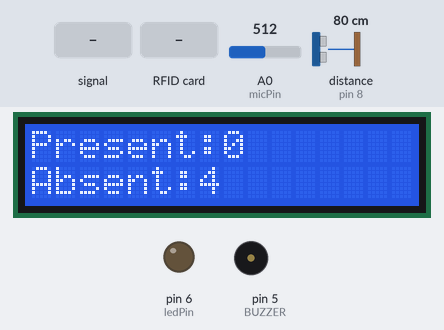
Recording of a sketch running on a simulated Arduino Uno, built with avr-gcc and run on an emulated ATmega328P. Shown: 16×2 character LCD, output pins drawn as LEDs (lit = HIGH), buzzer (waves = sounding, pin HIGH). Wiring (inferred from the names in the program): ultrasonic range finder: trigger pin 7; echo pin 8. The inputs (shaded band) are chosen by the test bench; at power-on: distance to the obstacle (sensor on pin 8) 80 cm, A0 (micPin) = 512. The echo pulse lasts 58.3 µs per cm; pins used as bus, display or sensor lines are not drawn; what the sketch prints to the serial monitor is not drawn.

Above: at 2.8 s.
2.9 s: distance to the obstacle (sensor on pin 8) set to 2 cm
At 4.2 s:
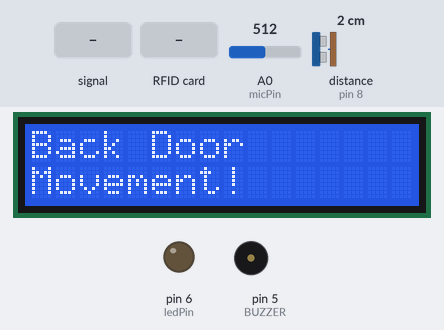
5.9 s: A0 (micPin) fed a 200 Hz sine of ±255 counts around its level
At 7.8 s:
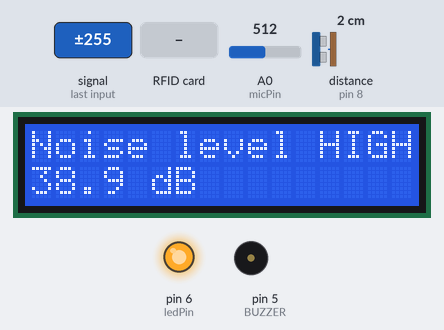
8.1 s: RFID card 5E 7A 19 C4 held to the reader
At 8.83 s:
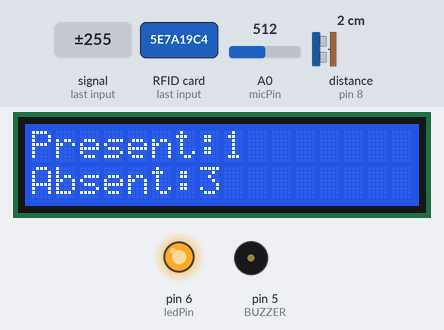
10.4 s: distance to the obstacle (sensor on pin 8) set to 9 cm
At 11.3 s:
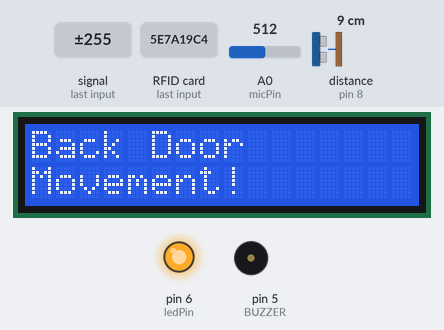
13.0 s: A0 (micPin) fed a 200 Hz sine of ±81 counts around its level
At 14.3 s:
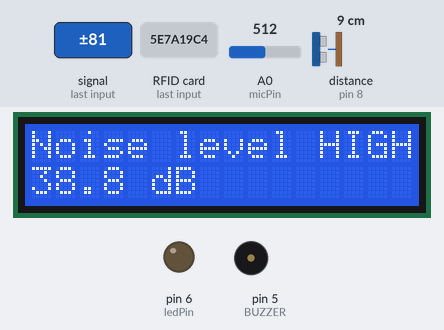
16.0 s: A0 (micPin) set to 619
17.9 s: A0 (micPin) set to 636
At 18.9 s:
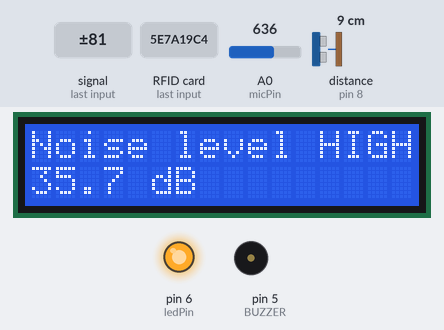
Timing chart, 0 to 20.7 s (numbered marks = the images above; inputs shaded):
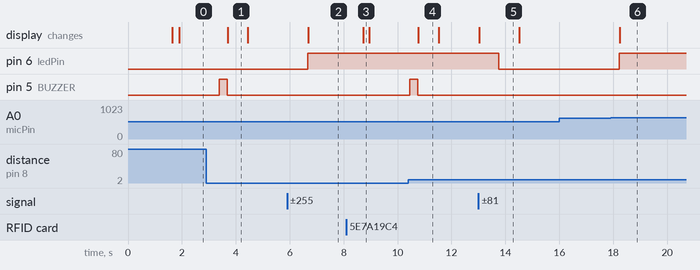

Measured:
- the behaviour switches between 626 and 627 on A0 (micPin) (found by bisection; images 5 and 6)
- after the input at 2.9 s, pin 5 (BUZZER): LOW → HIGH after 0.48 s, → LOW 0.30 s later; the display: changes after 0.80 s (image 1)
- after the input at 5.9 s, pin 6 (ledPin): LOW → HIGH after 0.76 s; the display: changes after 0.79 s (image 2)
- after the input at 8.1 s, the display: changes after 0.62 s (image 3)
- after the input at 10.4 s, pin 5 (BUZZER): LOW → HIGH after 0.05 s, → LOW 0.30 s later; the display: changes after 0.37 s (image 4)
- after the input at 13.0 s, pin 6 (ledPin): HIGH → LOW after 0.76 s; the display: changes at once (image 5)
- after the input at 16.0 s, every drawn part: stays the same
- after the input at 17.9 s, pin 6 (ledPin): LOW → HIGH after 0.32 s; the display: changes after 0.35 s (image 6)

The sketch:

all_sensor.ino
```cpp
#include <SPI.h>
#include <MFRC522.h>
#include <Wire.h>
#include <LiquidCrystal_I2C.h>
#include <math.h>

// ----- RFID Pins -----
#define SS_PIN 10
#define RST_PIN 9
MFRC522 rfid(SS_PIN, RST_PIN);

// ----- Sound Sensor + LED -----
const int micPin = A0;
const int ledPin = 6;

// ----- Ultrasonic + Buzzer -----
#define TRIG_PIN 7
#define ECHO_PIN 8
#define BUZZER 5

long duration;
int distance;
int prevDistance = 0;

// LCD
LiquidCrystal_I2C lcd(0x27, 16, 2);

// Settings for Sound
const unsigned long sampleWindow = 200;
const float referenceVoltage = 5.0;
const int adcMax = 1023;
const float adcMid = adcMax / 2.0;

float calibration_offset = 40.0;
float threshold_dB = 35.0;

// Attendance system
const int totalStudents = 4;
int presentCount = 0;
int absentCount = totalStudents;
String scannedUIDs[10];  // store scanned UIDs (max 10 cards for now)
int scannedCount = 0;

// Last scanned UID (as string)
String lastUID = "None";

// To avoid showing sound too often
unsigned long lastNoiseTime = 0;
bool showingNoise = false;

// --- check if UID is already scanned ---
bool isAlreadyScanned(String uid) {
  for (int i = 0; i < scannedCount; i++) {
    if (scannedUIDs[i] == uid) return true;
  }
  return false;
}

void setup() {
  Serial.begin(9600);
  SPI.begin();
  rfid.PCD_Init();
  Serial.println("Place your card near the reader...");

  pinMode(ledPin, OUTPUT);
  pinMode(TRIG_PIN, OUTPUT);
  pinMode(ECHO_PIN, INPUT);
  pinMode(BUZZER, OUTPUT);

  // LCD setup
  lcd.init();
  lcd.backlight();
  lcd.setCursor(0, 0);
  lcd.print("Smart Classroom");
  lcd.setCursor(0, 1);
  lcd.print("Initializing...");
  delay(1500);
  lcd.clear();
}

void loop() {
  // -------- RFID Reading (Attendance) --------
  if (rfid.PICC_IsNewCardPresent() && rfid.PICC_ReadCardSerial()) {
    lastUID = "";
    for (byte i = 0; i < rfid.uid.size; i++) {
      if (rfid.uid.uidByte[i] < 0x10) lastUID += "0";
      lastUID += String(rfid.uid.uidByte[i], HEX);
      if (i != rfid.uid.size - 1) lastUID += ":";
    }
    lastUID.toUpperCase();

    Serial.print("UID: ");
    Serial.println(lastUID);

    if (!isAlreadyScanned(lastUID)) {
      scannedUIDs[scannedCount++] = lastUID;
      presentCount++;
      absentCount = totalStudents - presentCount;
    }

    // LCD show attendance
    lcd.clear();
    lcd.clear();
    lcd.setCursor(0, 0);
    lcd.print("Present:");
    lcd.print(presentCount);
    lcd.setCursor(0, 1);
    lcd.print("Absent:");
    lcd.print(absentCount);

    rfid.PICC_HaltA();
    rfid.PCD_StopCrypto1();
  }

  // -------- Sound Level Measurement --------
  unsigned long startMillis = millis();
  unsigned long sampleCount = 0;
  double sumSquares = 0;

  while (millis() - startMillis < sampleWindow) {
    int sample = analogRead(micPin);
    double centered = sample - adcMid;
    sumSquares += centered * centered;
    sampleCount++;
  }

  if (sampleCount > 0) {
    double meanSquare = sumSquares / sampleCount;
    double rms = sqrt(meanSquare);
    double Vrms = (rms * referenceVoltage) / adcMax;

    double dB = -100.0;
    if (Vrms > 0.000001) {
      dB = 20.0 * log10(Vrms) + calibration_offset;
    }

    Serial.print("DB:");
    Serial.println(dB, 1);

    if (dB >= threshold_dB) {
      digitalWrite(ledPin, HIGH);
      lcd.clear();
      lcd.setCursor(0, 0);
      lcd.print("Noise level HIGH!");
      lcd.setCursor(0, 1);
      lcd.print(dB, 1);
      lcd.print(" dB");
      lastNoiseTime = millis();
      showingNoise = true;
    } else {
      digitalWrite(ledPin, LOW);
    }
  }

  // -------- Ultrasonic Reading + Buzzer --------
  digitalWrite(TRIG_PIN, LOW);
  delayMicroseconds(2);
  digitalWrite(TRIG_PIN, HIGH);
  delayMicroseconds(10);
  digitalWrite(TRIG_PIN, LOW);

  duration = pulseIn(ECHO_PIN, HIGH);
  distance = duration * 0.034 / 2;

  bool motionDetected = false;
  if (prevDistance != 0 && abs(distance - prevDistance) > 5) {
    digitalWrite(BUZZER, HIGH);
    delay(300);
    digitalWrite(BUZZER, LOW);
    motionDetected = true;

    lcd.clear();
    lcd.setCursor(0, 0);
    lcd.print("Back Door");
    lcd.setCursor(0, 1);
    lcd.print("Movement!");

    Serial.print("Motion detected. Distance: ");
    Serial.print(distance);
    Serial.println(" cm");
  } else {
    digitalWrite(BUZZER, LOW);
  }
  prevDistance = distance;

  // -------- LCD Display --------
  if (!motionDetected) {
    if (showingNoise && millis() - lastNoiseTime > 1000) {
      showingNoise = false;
      lcd.clear();
    }

    if (!showingNoise) {
      lcd.clear();
      lcd.setCursor(0, 0);
      lcd.print("Present:");
      lcd.print(presentCount);
      lcd.setCursor(0, 1);
      lcd.print("Absent:");
      lcd.print(absentCount);
    }
  }

  delay(500);
}
```
